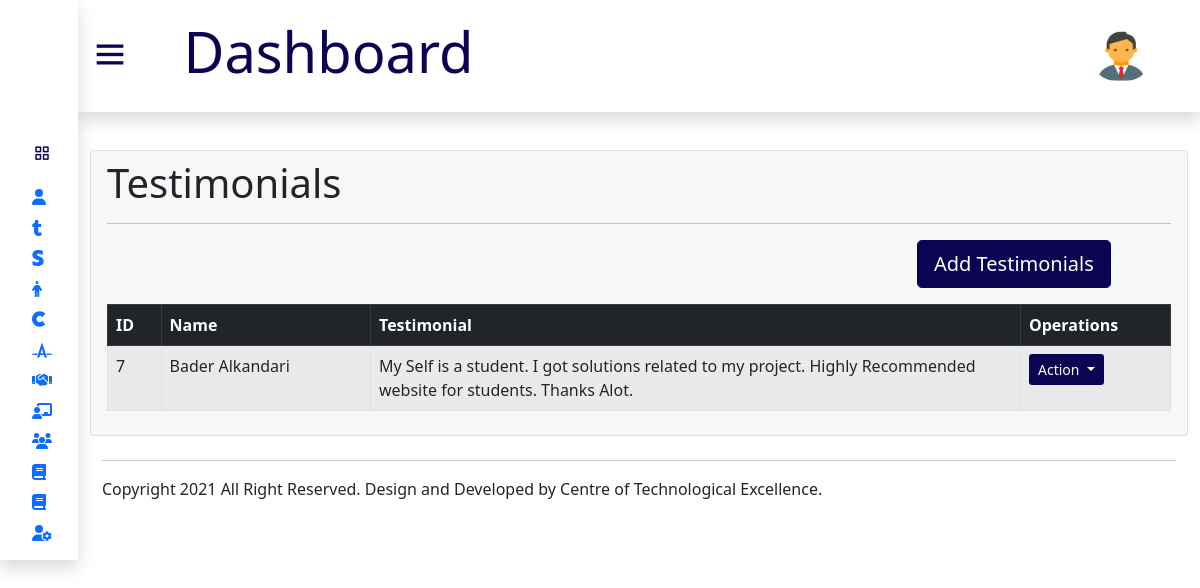
The app's page /admin/testimonial.php (signed in) with its own data.
### tables this page shows
CREATE TABLE `testimonials` (
  `id` int(11) NOT NULL,
  `name` varchar(255) NOT NULL,
  `testimonial` varchar(255) NOT NULL
);

### admin/testimonial.php (the view, shortened to what this page needs)
<?php
include 'header.php';
?>
<div class="body-section">
<div class="container ">
         <div class="card ">
              <div class="card-header border-0">
                <h3 class="card-title display-6">Testimonials</h3>
                <hr>
      <div class="container mt-1">
      <div class="row">
                  <div class="col-lg-9">
                  </div>
                  <div class="col-lg-3">
                  <button type="button" id="button-addon2" data-bs-toggle="modal" data-bs-target="#exampleModal" class="btn btn-lg float-right mb-3" >
                    Add Testimonials
                    </button>
</div>
</div>
       <div class="card-body table-responsive p-0">
              <div class="row">
                  <div class="col-lg-12">
                <table id="example" class="table table-striped table-responsive table-bordered  mx-10">
                  <thead class="table-dark">
                     <tr>
                          <th>ID</th>
                          <th>Name</th>
                          <th>Testimonial</th>
                          <th>Operations</th>
                     </tr>
                  </thead>
                         <tbody>
                         <?php
                              $select=mysqli_query($conn,"select * from testimonials");
                              while($row=mysqli_fetch_assoc($select)){
                                ?>
                                  <tr>
                             <td><?php echo $row['id']; ?></td>
                             <td><?php echo $row['name']; ?></td>
                             <td style="width: 650px;">
                                 <?php echo $row['testimonial']; ?>
                             </td>
                                 <td style="width: 150px;">
                                           <div class="action">
                                                            <button class="btn btnaction btn-sm dropdown-toggle" type="button" data-bs-toggle="dropdown" aria-expanded="false">
                                                              Action
                                                            </button>
                                                          </div>
                                                    </td>
                                                </tr>
                                <?php
                              }
                          ?>
                          </tbody>
                </table>
                </div>
                </div>
              </div>
            </div>
              </div>
            </div>
      </div>
    </div>
<?php
include 'footer.php';
    ?> <script>

### admin/css/styles.css (style rules this page uses)
* { margin: 0; padding: 0; box-sizing: border-box; font-family:'Segoe UI', Tahoma, Geneva, Verdana, sans-serif; }
#button-addon2 { background-color:#0B0452; color: white; border: 1px solid #0B0452; overflow: inherit; }
.body-section { position: relative; background: #ffffff; left: 78px; width: calc(100% - 78px); transition: all 0.5s ease; margin-top: 150px; }
.action .btnaction { background-color: #0B0452; color: white; }

### records on screen
testimonials: id "7", name "Bader Alkandari", testimonial "My Self is a student. I got solutions related to my project. Highly Recommended website for students. Thanks Alot."
